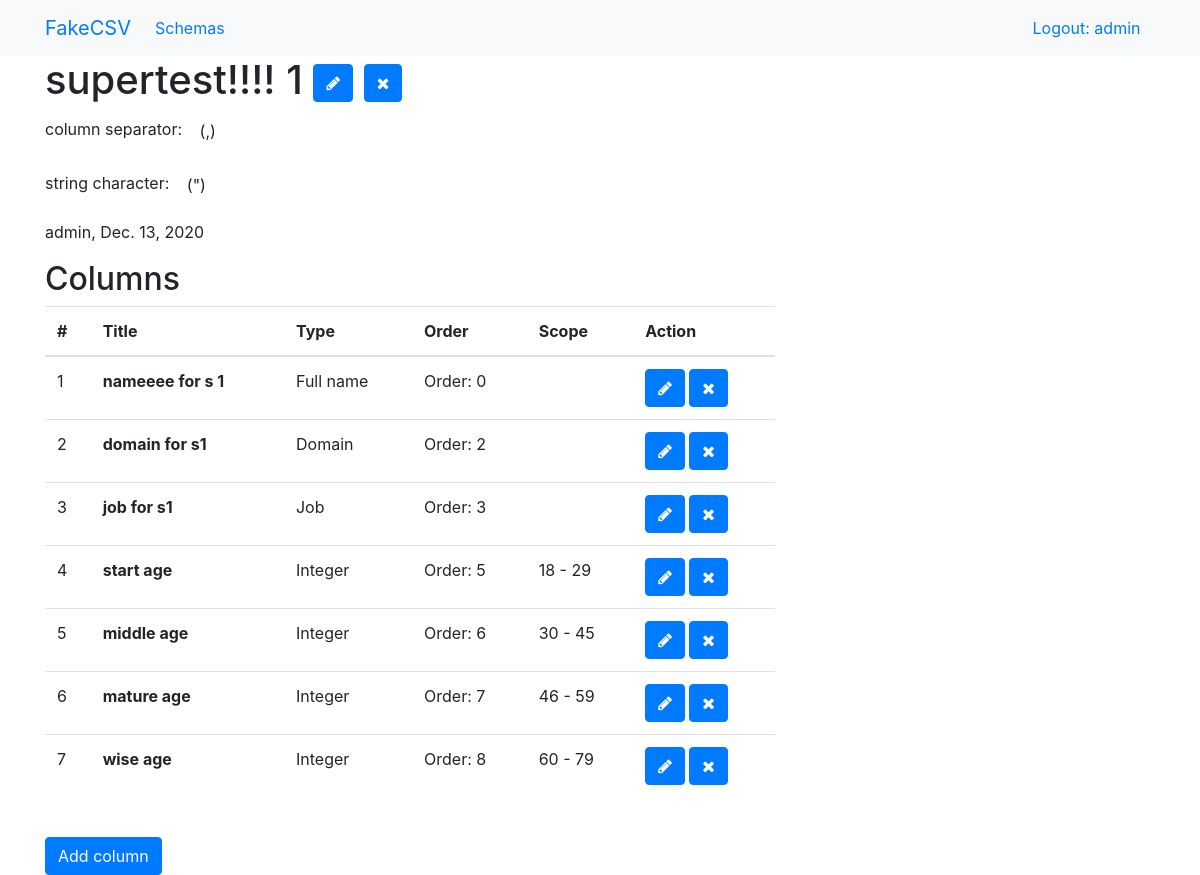
/schema/1 (signed in), run on the app's committed database.
### maker/models.py (models this page shows, shortened)
class Schema(models.Model):
    COMMA = ','
    SEMICOLON = ';'
    DOUBLE_QUOT = '"'
    SINGLE_QUOT = "'"
    COLUMN_SEPARATORS = [
        (COMMA, 'Comma (,)'),
        (SEMICOLON, 'Semicolon (;)'),
    ]
    STRING_SEPARATORS = [
        (SINGLE_QUOT, "Quotation mark (')"),
        (DOUBLE_QUOT, 'Double quotation mark (")'),
    ]
    name = models.CharField(
        max_length=40,
    )
    column_separator = models.CharField(
        max_length=1,
        choices=COLUMN_SEPARATORS,
        default=COMMA,
    )
    string_character = models.CharField(
        max_length=1,
        choices=STRING_SEPARATORS,
        default=DOUBLE_QUOT
    )
    author = models.ForeignKey(User, on_delete=models.CASCADE)
    modified = models.DateField(
        auto_now=True
    )

class Column(models.Model):
    FULL_NAME = 'Full name'
    INTEGER = 'Integer'
    COMPANY = 'Company'
    JOB = 'Job'
    DOMAIN = 'Domain'
    TYPE_CHOICES = [
        (FULL_NAME, 'Full name'),
        (INTEGER, 'Integer'),
        (COMPANY, 'Company'),
        (JOB, 'Job'),
        (DOMAIN, 'Domain'),
    ]
    schema = models.ForeignKey(Schema, on_delete=models.CASCADE)
    name = models.CharField(
        max_length=40,
    )
    type = models.CharField(
        max_length=40,
        choices=TYPE_CHOICES,
    )
    start = models.IntegerField(
        blank=True,
        null=True,
    )
    end = models.IntegerField(
        blank=True,
        null=True,
    )
    order = models.SmallIntegerField()
    class Meta:
        unique_together = ['schema', 'order']
        ordering = ['order']

### maker/views.py (the view)
# urls.py: path('schema/<int:pk>', views.SchemaDetailView.as_view(), name='schema_detail'),
class SchemaDetailView(LoginRequiredMixin, DetailView):
    login_url = '/login/'
    model = Schema

### templates/maker/schema_detail.html (shortened to what this page needs)
{% extends 'maker/base.html' %}
{% load widget_tweaks %}
{% block content %}
  {% if schema %}
    <H1>{{ schema.name }}
      <a class="btn btn-primary"
         href="{% url 'schema_edit' pk=schema.pk %}"
      ><span class="fa fa-pencil"></span></a>
      <a class="btn btn-primary"
         href="{% url 'schema_remove' pk=schema.pk %}"
      ><span class="fa fa-remove"></span></a>
    </H1>
    <p>column separator:
      <span class="btn btn-default">({{ schema.column_separator }})</span></p>
    <p>string character:
      <span class="btn btn-default">({{ schema.string_character }})</span>
    </p>
    <p>{{ schema.author }}, {{ schema.modified }}</p>
    <H2>Columns</H2>
    <table class="table">
      <thead>
      <tr>
        <th scope="col">#</th>
        <th scope="col">Title</th>
        <th scope="col">Type</th>
        <th scope="col">Order</th>
        <th scope="col">Scope</th>
        <th scope="col">Action</th>
      </tr>
      </thead>
      <tbody>
      {% for column in schema.column_set.all %}
        <tr>
          <td>{{ forloop.counter }}</td>
          <th scope="row">{{ column.name }}</th>
          <td>{{ column.type }}</td>
          <td>Order: {{ column.order }}</td>
          <td>
            {% if column.start and column.end %}
              {{ column.start }} - {{ column.end }}
            {% endif %}
          </td>
          <td>
            <a class="btn btn-primary"
               href="{% url 'column_edit' pk=column.pk %}"
            ><span class="fa fa-pencil"></span></a>
            <a class="btn btn-primary"
               href="{% url 'column_remove' pk=column.pk %}"
            ><span class="fa fa-remove"></span></a>
          </td>
        </tr>
      {% endfor %}
      </tbody>
    </table>
    <br>
    <a class="btn btn-primary btn-comment" href="{% url 'add_column_to_schema' pk=schema.pk %}">Add column</a>
  {% else %}
    <p>No schema.</p>
  {% endif %}
{% endblock %}

### templates/maker/base.html (shortened to what this page needs)
<!DOCTYPE html>
{% load static %}
<html>
<head>
  <link rel="stylesheet" href="https://stackpath.bootstrapcdn.com/bootstrap/4.1.3/css/bootstrap.min.css"
>
  <link href="https://maxcdn.bootstrapcdn.com/font-awesome/4.7.0/css/font-awesome.min.css" rel="stylesheet">
</head>
<body class='loader'>
<nav class="navbar navbar-expand-lg bg-light techfont">
  <div class="container">
    <div class="navbar-nav align-items-center">
      <a class="navbar-brand" href="#">FakeCSV</a>
      <a class="nav-item nav-link"
         href="{% url 'schema_list' %}">Schemas</a>
    </div>
    <div class="navbar-nav align-items-center ml-auto">
      {% if user.is_authenticated %}
        <a class="nav-link" href="{% url 'logout' %}"
        >Logout: {{ user.username }}</a>
      {% else %}
        <span class="fa fa-user"
              aria-hidden="true"></span></a>
        <a class="nav-link"
           href="{% url 'login' %}">Login</a>
      {% endif %}
    </div>
  </div>
</nav>
<div class="content container">
  <div class="row">
    <div class="col-md-8">
      <div class="blog_posts">
        {% block content %}
        {% endblock %}
      </div>
    </div>
  </div>
</div>
</body>
</html>

### data on the page
Schema: name "supertest!!!! 1", column_separator ",", string_character "\"", author "admin", modified "Dec. 13, 2020"
Column: name "nameeee for s 1", type "Full name", order "0"
Column: name "domain for s1", type "Domain", order "2"
Column: name "job for s1", type "Job", order "3"
Column: name "start age", type "Integer", order "5", start "18", end "29"
Column: name "middle age", type "Integer", order "6", start "30", end "45"
Column: name "mature age", type "Integer", order "7", start "46", end "59"
Column: name "wise age", type "Integer", order "8", start "60", end "79"

### other printed values
{{ user.username }} "admin"
